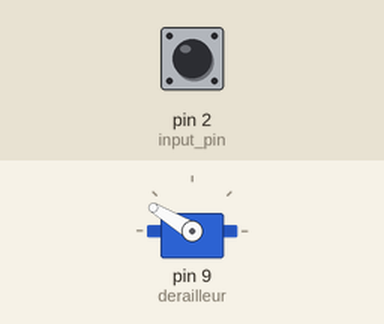
Recording of a sketch running on a simulated Arduino Uno, built with avr-gcc and run on an emulated ATmega328P. On the bench: servo. The inputs (shaded band) are chosen by the test bench; at power-on: pin 2 (input_pin) HIGH.

Above: at 2.2 s.
2.3 s: pin 2 (input_pin) pulled LOW for 0.15 s
At 4.6 s:
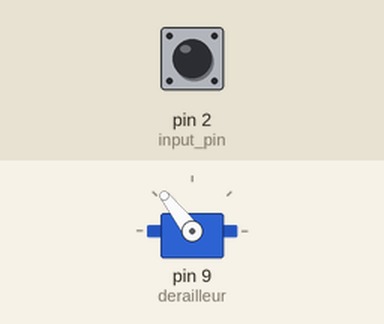
4.9 s: pin 2 (input_pin) pulled LOW for 1 s
At 5.8 s:
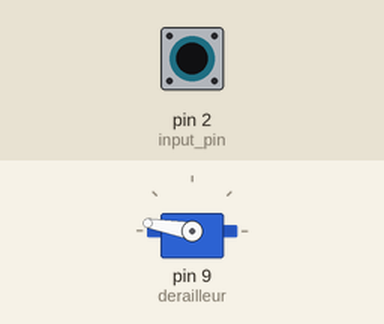
7.5 s: pin 2 (input_pin) pulled LOW for 3.2 s
At 11.7 s:
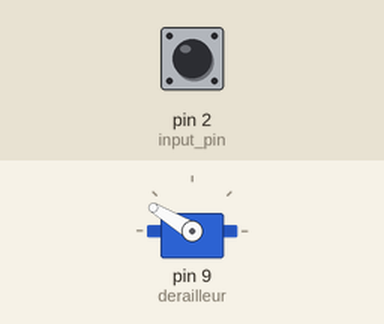
Timing chart, 0 to 13.2 s (numbered marks = the images above; inputs shaded):
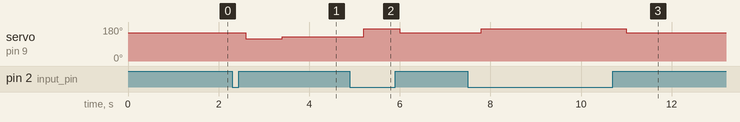

Measured:
- after the input at 2.3 s, servo on pin 9 (derailleur): 149° → 117° after 0.30 s, → 128° 0.80 s later
- after the input at 4.9 s, servo on pin 9 (derailleur): 128° → 170° after 0.30 s, → 149° 0.80 s later
- after the input at 7.5 s, servo on pin 9 (derailleur): 149° → 170° after 0.30 s, → 149° 3.2 s later

The sketch:

script_1x.ino
```cpp
#include <Servo.h>

Servo servo;

const unsigned int shifting_delay = 800;
const unsigned int up_delay = 300;
const unsigned int debug_delay = 1000;

const unsigned int n_gear = 11;

float angles_up[n_gear] = {170, 117, 103, 94, 83, 76, 65, 58, 50, 42, 20};
float angles_down[n_gear] = {170, 140, 127, 110, 103, 93, 87, 75, 70, 60, 20};
float angles[n_gear] = {149, 128, 115, 98, 91, 83, 70, 65, 60, 50, 42};

const int input_pin = 2;
const int derailleur = 9;

int gear = 0;

bool debug = true;
bool current_dir = true;

void setup() {
  servo.attach(derailleur);
  servo.write(angles[gear]);

  pinMode(input_pin, INPUT_PULLUP);

  Serial.begin(9600);

  long Time = millis();
  while(!Serial.available() && millis() - Time < debug_delay){}
  if(millis() - Time >= debug_delay){
    Serial.end();
    debug = false;
  }
}

void loop() {
  if(debug && Serial.available() > 0) {
    int input = Serial.parseInt();

    servo.write(input);

    Serial.println(input);
    delay(1000);
  }
  if(!digitalRead(input_pin)){
    delay(up_delay);
    current_dir = digitalRead(input_pin);

    do {
      shift(current_dir);
    } while(!digitalRead(input_pin));
  }
}

void shift(bool dir){
  gear += 2*dir - 1;
  gear = constrain(gear, 0, n_gear - 1);

  servo.write(dir ? angles_up[gear] : angles_down[gear]);
  delay(shifting_delay);
  servo.write(angles[gear]);

  if(debug)
    Serial.println(gear);
}
```
